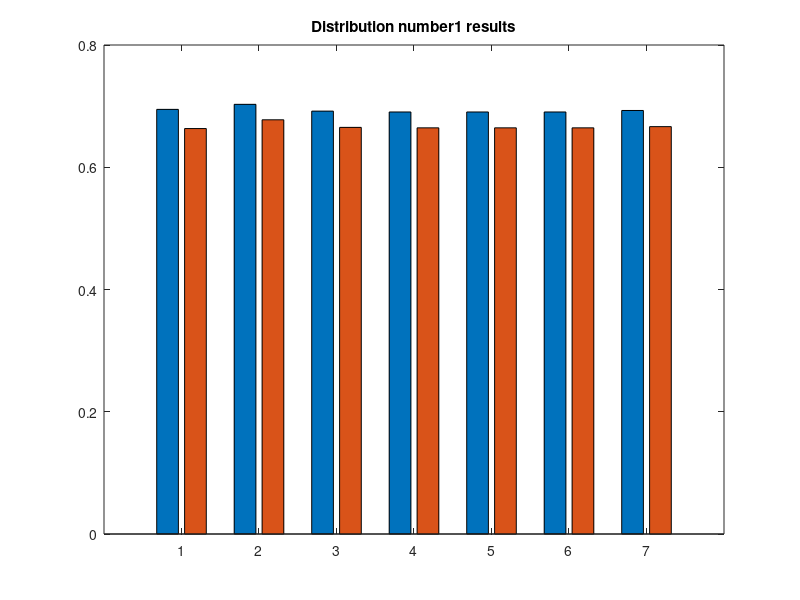
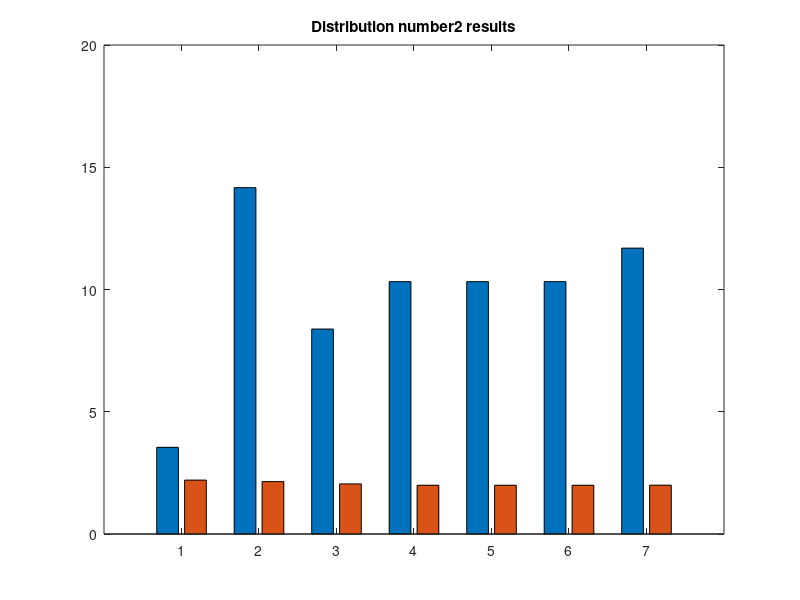
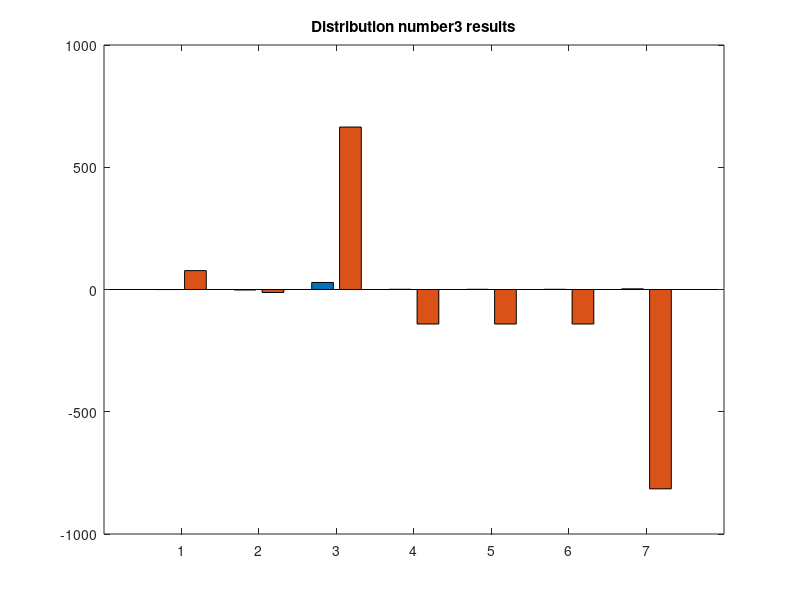

The MATLAB script that drew these images, in order:
% Data Analysis 2020
% Chapter 2 Excerise 4
% Compare E[1/X] with 1/E[X] for different distributions and number of samples
% Nick Kaparinos
clc;clear;

n = [10 100 1000 10000 10000 10000 100000];
data = zeros(3,n(end));
results = zeros(length(n),2,3);

% Generate Data
for i=1:n(end)
    data(1,i) = unifrnd(1,2); 
    data(2,i) = unifrnd(0,1); 
    data(3,i) = unifrnd(-1,1); 
end

% Calculate results 
for j = 1:3
    for i=1:length(n)
        results(i,1,j) =  mean( data(j,1:n(i)).^(-1) );
        results(i,2,j) =  1/mean( data(j,1:n(i)) );
    end
end

% Graph results
for i = 1:3
    figure(i)
    bar(results(:,:,i));
    message = 'Distribution number  ';
    message = strcat(message,int2str(i));
    title(strcat(message,' results'));
end
